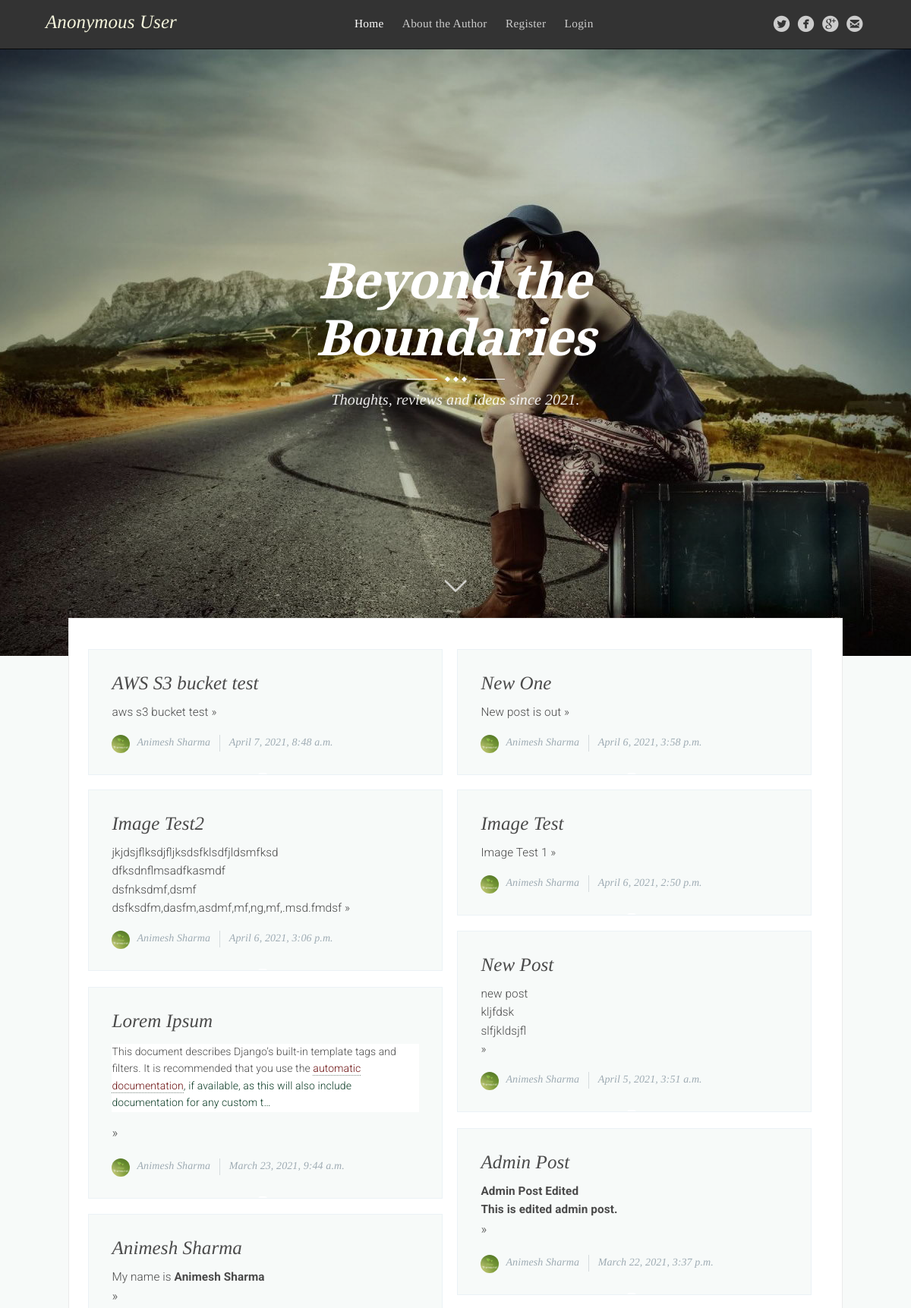
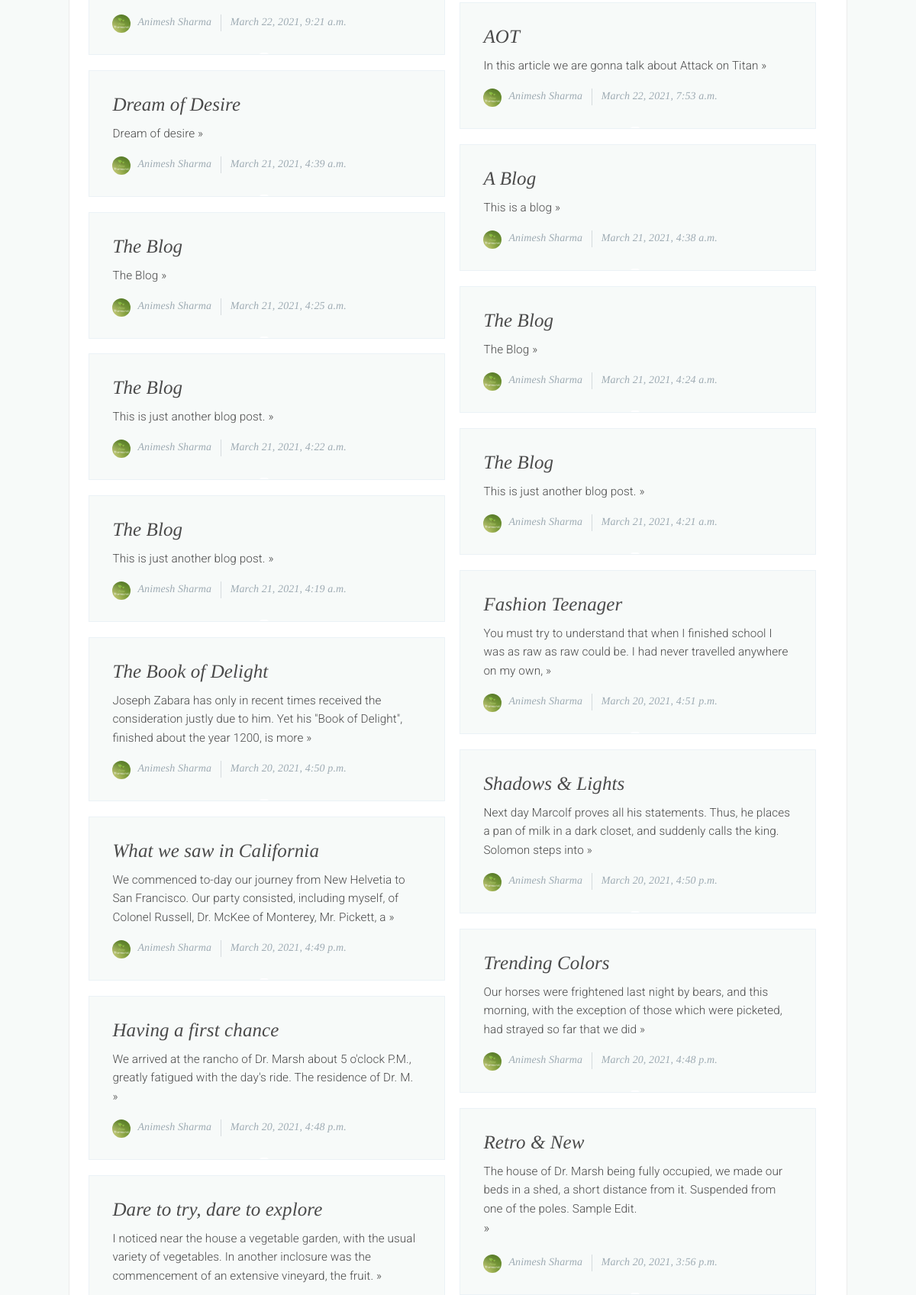
The page / (upper part) on the database its author committed (2 pictures, top to bottom).
### theblog/models.py (models this page shows, shortened)
class Post(models.Model):
    title = models.CharField(max_length=255)
    header_image = models.ImageField(null=True, blank=True, upload_to='images/')
    author = models.ForeignKey(User, on_delete=models.CASCADE)
    body = models.TextField()
    created_at = models.DateTimeField(auto_now_add=True)
    updated_at = models.DateTimeField(auto_now=True)
    likes = models.ManyToManyField(User, related_name='blog_posts')

### theblog/views.py (the view)
# urls.py: path('', HomeView.as_view(), name='home'),
class HomeView(ListView):
    model = Post
    template_name = 'index.html'
    ordering = ['-created_at']

### theblog/templates/index.html (shortened to what this page needs)
{% extends 'main.html' %}
{% load static %}
{% block content %}
	<header class="main-header " style="background-image: url('{% static '/img/intro.jpg' %}')">
	<div class="vertical">
		<div class="main-header-content inner">
			<h1 class="page-title">Beyond the Boundaries</h1>
			<div class="entry-title-divider">
				<span></span><span></span><span></span>
			</div>
			<h2 class="page-description">Thoughts, reviews and ideas since 2021.</h2>
		</div>
	</div>
	<a class="scroll-down icon-arrow-left" href="#content" data-offset="-45"><span class="hidden">Scroll Down</span></a>
	</header>
	<main id="content" class="content" role="main">
	<div class="wraps">
		<div class="grid">
			{% for article in object_list %}
				<div class="grid-item">
					<article class="post featured">
					<div class="wrapgriditem">
						{% if article.header_image %}
							<header class="post-header">
							<h2 class="post-title"><a href="{% url 'article' article.pk %}" style="text-decoration: none;">{{ article.title }}</h2>
							</header>
						{% else %}
							<header class="post-header">
							<h2 class="post-title"><a href="{% url 'article' article.pk %}" style="text-decoration: none;">{{ article.title }}</h2>
							</header>
						{% endif %}
						<section class="post-excerpt">
						<p>
							{{ article.body|truncatechars_html:'200'|safe }} <a class="read-more" href="{% url 'article' article.pk %}">&raquo;</a>
						</p>
							</section>
						<footer class="post-meta">
						<img class="author-thumb" src="{% static '/img/gravatar.jpg' %}" alt="David" nopin="nopin"/>
						<a href="{% url 'about' %}">{{ article.author.first_name }} {{ article.author.last_name }}</a>
						<time class="post-date" datetime="{{ article.created_at }}">{{ article.created_at }}</time>
						</footer>
					</div>
					</article>
				</div>
			{% endfor %}
		</div>
	</div>
	</main>
{% endblock %}

### rows shown on the page
Post: title "AWS S3 bucket test", body "aws s3 bucket test", author.first_name "Animesh", author.last_name "Sharma", created_at "April 7, 2021, 8:48 a.m."
Post: title "New One", body "New post is out", author.first_name "Animesh", author.last_name "Sharma", created_at "April 6, 2021, 3:58 p.m."
Post: title "Image Test2", body "jkjdsjflksdjfljksdsfklsdfjldsmfksd dfksdnflmsadfkasmdf dsfnksdmf,dsmf dsfksdfm,dasfm,asdmf,mf,ng,mf,.msd.fmdsf", author.first_name "Animesh", author.last_name "Sharma", created_at "April 6, 2021, 3:06 p.m."
Post: title "Image Test", body "Image Test 1", author.first_name "Animesh", author.last_name "Sharma", created_at "April 6, 2021, 2:50 p.m."
Post: title "New Post", body "new post kljfdsk slfjkldsjfl", author.first_name "Animesh", author.last_name "Sharma", created_at "April 5, 2021, 3:51 a.m."
Post: title "Lorem Ipsum", body "This document describes Django’s built-in template tags and filters. It is recommended that you use the automatic documentation , if available, as this will also include documentation for any custom t…", author.first_name "Animesh", author.last_name "Sharma", created_at "March 23, 2021, 9:44 a.m."
Post: title "Admin Post", body "Admin Post Edited This is edited admin post.", author.first_name "Animesh", author.last_name "Sharma", created_at "March 22, 2021, 3:37 p.m."
Post: title "Animesh Sharma", body "My name is Animesh Sharma", author.first_name "Animesh", author.last_name "Sharma", created_at "March 22, 2021, 9:21 a.m."
Post: title "AOT", body "In this article we are gonna talk about Attack on Titan", author.first_name "Animesh", author.last_name "Sharma", created_at "March 22, 2021, 7:53 a.m."
Post: title "Dream of Desire", body "Dream of desire", author.first_name "Animesh", author.last_name "Sharma", created_at "March 21, 2021, 4:39 a.m."
Post: title "A Blog", body "This is a blog", author.first_name "Animesh", author.last_name "Sharma", created_at "March 21, 2021, 4:38 a.m."
Post: title "The Blog", body "The Blog", author.first_name "Animesh", author.last_name "Sharma", created_at "March 21, 2021, 4:25 a.m."
Post: title "The Blog", body "The Blog", author.first_name "Animesh", author.last_name "Sharma", created_at "March 21, 2021, 4:24 a.m."
Post: title "The Blog", body "This is just another blog post.", author.first_name "Animesh", author.last_name "Sharma", created_at "March 21, 2021, 4:22 a.m."
Post: title "The Blog", body "This is just another blog post.", author.first_name "Animesh", author.last_name "Sharma", created_at "March 21, 2021, 4:21 a.m."
Post: title "The Blog", body "This is just another blog post.", author.first_name "Animesh", author.last_name "Sharma", created_at "March 21, 2021, 4:19 a.m."
Post: title "Fashion Teenager", body "You must try to understand that when I finished school I was as raw as raw could be. I had never travelled anywhere on my own,", author.first_name "Animesh", author.last_name "Sharma", created_at "March 20, 2021, 4:51 p.m."
Post: title "The Book of Delight", body "Joseph Zabara has only in recent times received the consideration justly due to him. Yet his \"Book of Delight\", finished about the year 1200, is more", author.first_name "Animesh", author.last_name "Sharma", created_at "March 20, 2021, 4:50 p.m."
Post: title "Shadows & Lights", body "Next day Marcolf proves all his statements. Thus, he places a pan of milk in a dark closet, and suddenly calls the king. Solomon steps into", author.first_name "Animesh", author.last_name "Sharma", created_at "March 20, 2021, 4:50 p.m."
Post: title "What we saw in California", body "We commenced to-day our journey from New Helvetia to San Francisco. Our party consisted, including myself, of Colonel Russell, Dr. McKee of Monterey, Mr. Pickett, a", author.first_name "Animesh", author.last_name "Sharma", created_at "March 20, 2021, 4:49 p.m."
Post: title "Trending Colors", body "Our horses were frightened last night by bears, and this morning, with the exception of those which were picketed, had strayed so far that we did", author.first_name "Animesh", author.last_name "Sharma", created_at "March 20, 2021, 4:48 p.m."
Post: title "Having a first chance", body "We arrived at the rancho of Dr. Marsh about 5 o'clock P.M., greatly fatigued with the day's ride. The residence of Dr. M.", author.first_name "Animesh", author.last_name "Sharma", created_at "March 20, 2021, 4:48 p.m."
Post: title "Retro & New", body "The house of Dr. Marsh being fully occupied, we made our beds in a shed, a short distance from it. Suspended from one of the poles. Sample Edit.", author.first_name "Animesh", author.last_name "Sharma", created_at "March 20, 2021, 3:56 p.m."
Post: title "Dare to try, dare to explore", body "I noticed near the house a vegetable garden, with the usual variety of vegetables. In another inclosure was the commencement of an extensive vineyard, the fruit."
